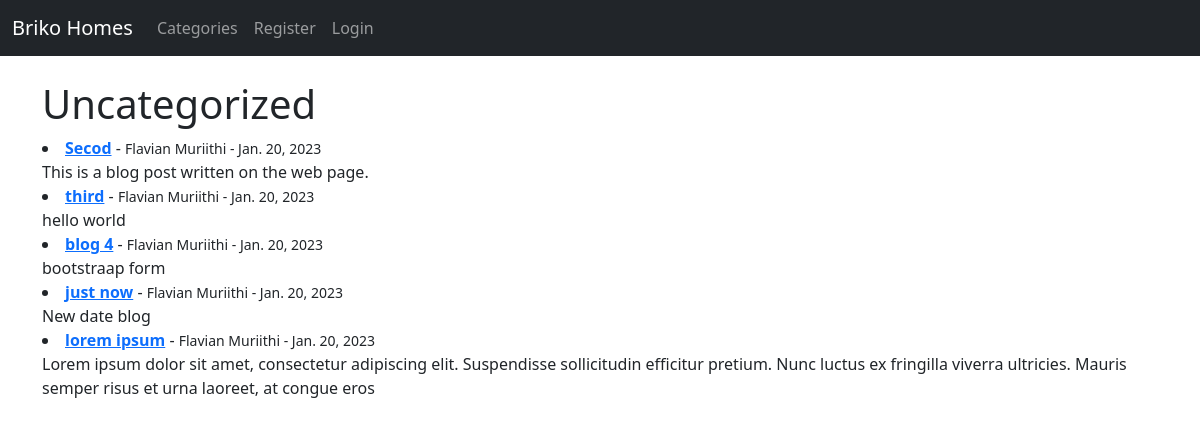
The page /category/uncategorized/ on the database its author committed.
### brikoblog/models.py (models this page shows, shortened)
class Post(models.Model):
    title = models.CharField(max_length=255)
    header_image = models.ImageField(null=True, blank=True, upload_to='images/')
    title_tag = models.CharField(max_length=255)
    author = models.ForeignKey(User, on_delete= models.CASCADE)
    body = RichTextField(blank=True, null=True)
    post_date = models.DateField(auto_now_add=True)
    category = models.CharField(max_length=255, default='uncategorized')
    snippet = models.CharField(max_length=255)
    likes = models.ManyToManyField(User, related_name='blog_post')

### brikoblog/views.py (the view)
# urls.py: path('category/<str:cats>/', CategoryView, name='category'),
def CategoryView(request, cats):
    category_posts = Post.objects.filter(category=cats.replace('-', ' '))
    return render(request, 'categories.html', {'cats':cats.title().replace('-', ' '), 'category_posts' : category_posts})

### brikoblog/templates/categories.html (shortened to what this page needs)
{% extends 'base.html' %}
{% block content %}
{% if category_posts %}
    <h1>{{ cats }}</h1>
    {% for post in category_posts %}
        <li><strong><a href = '{% url "article-detail" post.pk %}'>{{post.title}}</a></strong> -
            <small>
                {{post.author.first_name}}
                {{post.author.last_name}} -
                {{ post.post_date }}
            </small> <br/>
            {{post.body | slice:":200" | safe}}<br>
        </li>
    {% endfor%}
{% else %}
    <h2>No posts in that category.</h2>
{% endif %}
{% endblock %}

### rows shown on the page
Post: title "Secod", author.first_name "Flavian", author.last_name "Muriithi", post_date "Jan. 20, 2023", body "This is a blog post written on the web page."
Post: title "third", author.first_name "Flavian", author.last_name "Muriithi", post_date "Jan. 20, 2023", body "hello world"
Post: title "blog 4", author.first_name "Flavian", author.last_name "Muriithi", post_date "Jan. 20, 2023", body "bootstraap form"
Post: title "just now", author.first_name "Flavian", author.last_name "Muriithi", post_date "Jan. 20, 2023", body "New date blog"
Post: title "lorem ipsum", author.first_name "Flavian", author.last_name "Muriithi", post_date "Jan. 20, 2023", body "Lorem ipsum dolor sit amet, consectetur adipiscing elit. Suspendisse sollicitudin efficitur pretium. Nunc luctus ex fringilla viverra ultricies. Mauris semper risus et urna laoreet, at congue eros"

### other values the page prints
{{ cats }} "Uncategorized"
